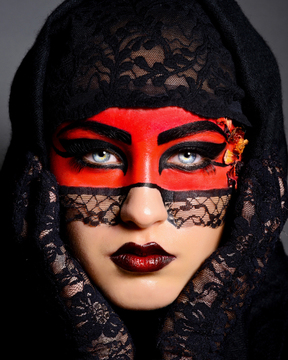
%> input picture code/example.jpeg, 288 x 360 px
$ octave --eval "result = getMask_onlineEvaluation('../../example.jpeg');"   (GNU Octave 9; MATLAB toolbox functions it lacks are replaced by stand-ins)
%> lines starting %> are read from the running program, lines starting %| are printed output that depends on the picture; in (x1, y1, x2, y2) boxes, pixels count from 0 and x2, y2 are one past the last pixel; in counts of white or black regions, pixels touching at a corner belong together; the program's own positions count from 1
function mask=getMask_onlineEvaluation(fn_sb)
%> called with fn_sb = '../../example.jpeg'
% % % % % % % % % % % % % % % % % % % % % % % % % % % % % % % % % % % % % %
% @InProceedings{ZhengICCV09,
%   author = {Yuanjie Zheng and Chandra Kambhamettu},
%   title = {Learning Based Digital Matting},
%   booktitle = {The 20th IEEE International Conference on Computer Vision},
%   year = {2009},
%   month = {September--October}
% }
% % % % % % % % % % % % % % % % % % % % % % % % % % % % % % % % % % % % % %
% Copyright Yuanjie Zheng @ PICSL @ UPenn on May 9th, 2011
% zheng.vision@gmail.com
% http://sites.google.com/site/zhengvision/
% % % % % % % % % % % % % % % % % % % % % % % % % % % % % % % % % % % % % %
I=imread(fn_sb);
%> I is the input picture: size 360x288x3 uint8; mean R, G, B 59.2, 35.8, 34.5
I = I(:,:,1);
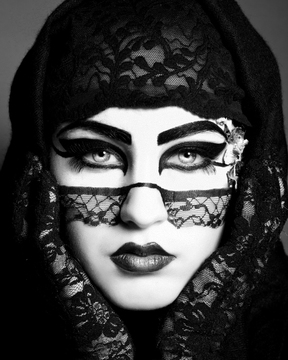
%> I: size 360x288 uint8; min 0, max 255, mean 59.2
mask=zeros(size(I,1),size(I,2));
fore=(I==255);
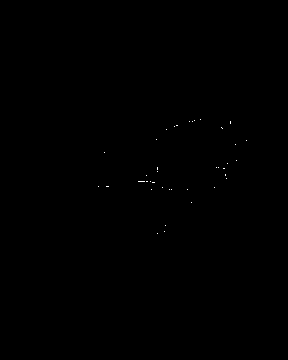
%> fore: size 360x288 logical; 0.06% white in thin lines or dots, all inside (x1, y1, x2, y2) = (98, 119, 247, 234)
back=(I==0);
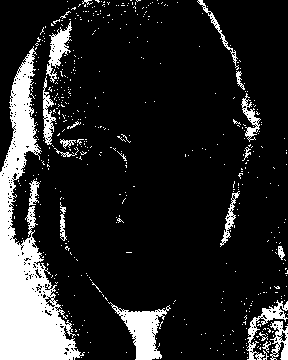
%> back: size 360x288 logical; 15.3% white; 511 white regions (488 under 20 px), largest, box (x1, y1, x2, y2) and area: (0, 46, 85, 360) 9879, (108, 302, 171, 360) 1427, (46, 21, 72, 83) 606

mask(fore)=1;
mask(back)=-1;
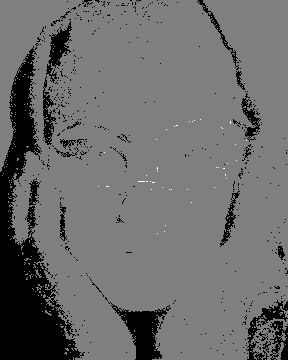
%> mask: size 360x288 double; min -1, max 1, mean -0.153; drawn with min black and max white
